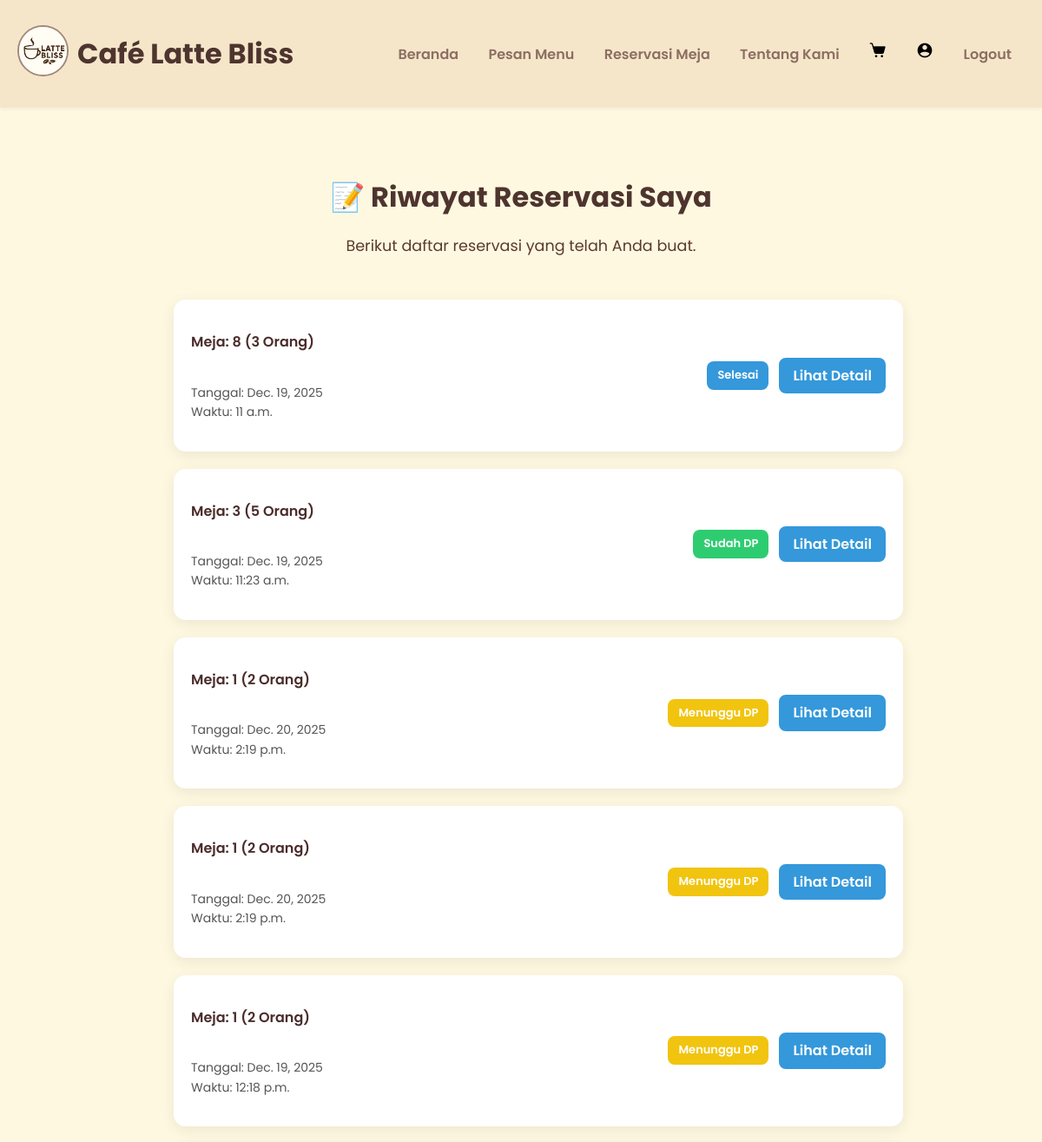
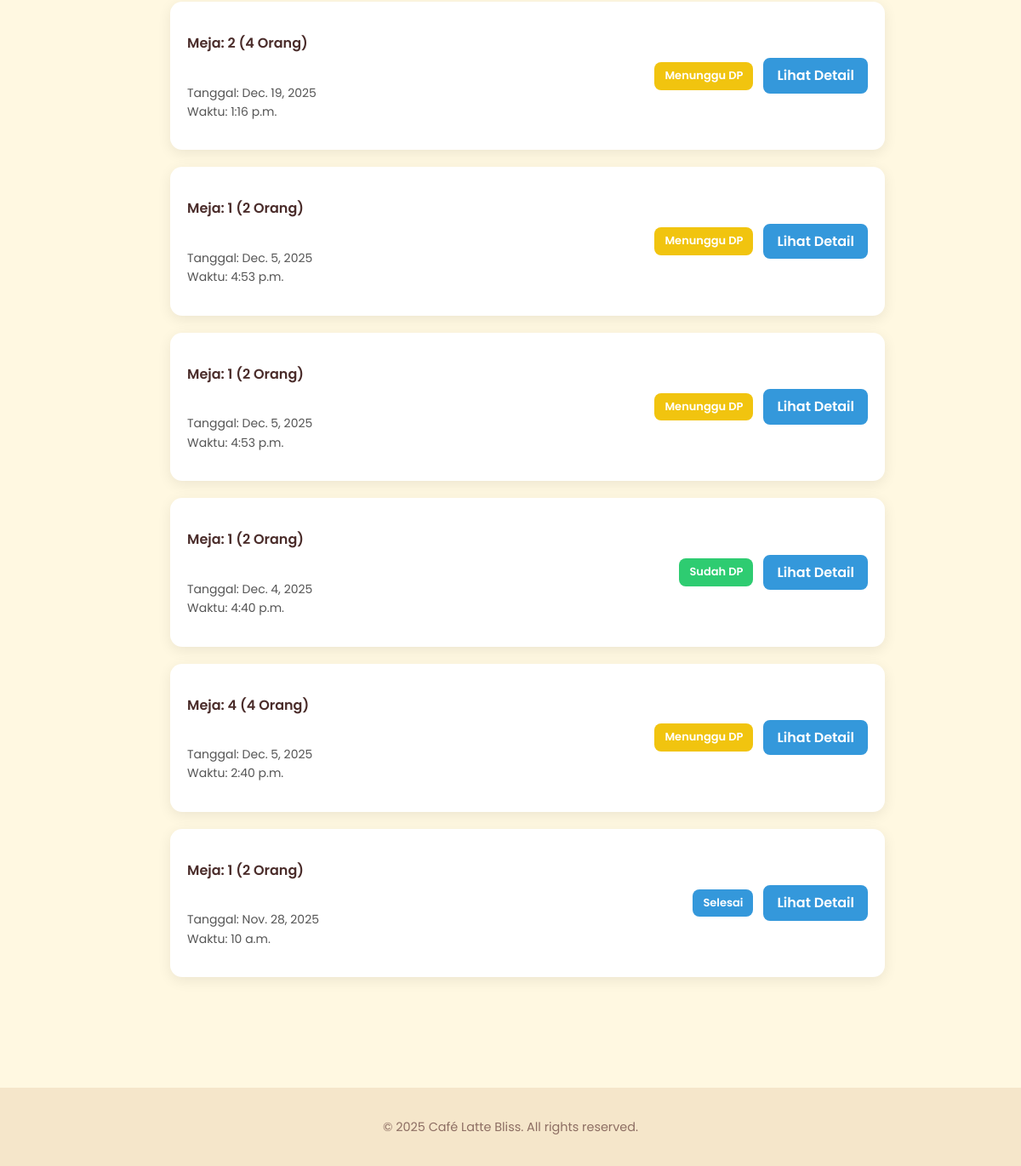
Screenshot of /reservasi/riwayat/ (signed in) with the database file from the repository (2 pictures, top to bottom).
### reservasi/models.py (models this page shows, shortened)
class Booking(models.Model):
    STATUS_CHOICES = [
        ('pending', 'Menunggu DP'),
        ('confirmed', 'Sudah DP'),
        ('cancelled', 'Dibatalkan'),
        ('completed', 'Selesai')
    ]
    user = models.ForeignKey(User, on_delete=models.CASCADE, null=True)
    meja = models.ForeignKey(Meja, on_delete=models.CASCADE, null=True)
    tanggal_reservasi = models.DateField()
    jam_reservasi = models.TimeField()
    jumlah_orang = models.IntegerField()
    harga_tempat_per_orang = models.DecimalField(max_digits=10, decimal_places=2, default=0)
    total_harga = models.DecimalField(max_digits=10, decimal_places=2, default=0)
    dp_nominal = models.DecimalField(max_digits=10, decimal_places=2, default=0)
    sudah_bayar_dp = models.BooleanField(default=False)
    bukti_pembayaran = models.ImageField(upload_to='bukti_dp/', null=True, blank=True)
    status = models.CharField(max_length=20, choices=STATUS_CHOICES, default='pending')
    waktu_dibuat = models.DateTimeField(auto_now_add=True)

class Meja(models.Model):
    nomor = models.IntegerField(unique=True)
    kapasitas = models.IntegerField()
    harga_per_orang = models.DecimalField(max_digits=10, decimal_places=2)
    gambar = models.ImageField(upload_to='meja_images/', blank=True, null=True)

### reservasi/views.py (the view)
# urls.py: path('reservasi/riwayat/', views.riwayat_reservasi, name='riwayat_reservasi'),
@login_required
def riwayat_reservasi(request):
    user = request.user
    reservations = Booking.objects.filter(user=user).order_by('-waktu_dibuat')
    return render(request, 'riwayat_reservasi.html', {'reservations': reservations})

### reservasi/templates/riwayat_reservasi.html
{% extends 'base.html' %}
{% load static %}
{% block content %}
<div class="riwayat-wrapper">
    <section class="riwayat-header" style="text-align:center; margin-bottom:30px;">
        <h2>📝 Riwayat Reservasi Saya</h2>
        <p>Berikut daftar reservasi yang telah Anda buat.</p>
    </section>
    {% if reservations %}
        <div class="riwayat-card-wrapper">
            {% for res in reservations %}
            <div class="riwayat-card">
                <div class="riwayat-card-info">
                    <p class="riwayat-meja">Meja: {{ res.meja.nomor }} ({{ res.jumlah_orang }} Orang)</p>
                    <p class="riwayat-tanggal">Tanggal: {{ res.tanggal_reservasi }}<br> Waktu: {{ res.jam_reservasi }}</p>
                </div>
                <div class="riwayat-card-actions">
                    <div class="riwayat-status-badge
                        {% if res.status == 'pending' %}riwayat-status-pending
                        {% elif res.status == 'confirmed' %}riwayat-status-confirmed
                        {% elif res.status == 'cancelled' %}riwayat-status-cancelled
                        {% else %}riwayat-status-other{% endif %}">
                        {{ res.get_status_display }}
                    </div>
                    <a href="{% url 'detail_reservasi' res.id %}" class="riwayat-btn-detail">Lihat Detail</a>
                </div>
            </div>
            {% endfor %}
        </div>
    {% else %}
        <p style="text-align:center; margin-top:50px;">Belum ada riwayat reservasi.</p>
    {% endif %}
</div>
{% endblock %}

### reservasi/templates/base.html (shortened to what this page needs)
{% load static %}
<!DOCTYPE html>
<html lang="id">
<head>
  <link rel="stylesheet" href="{% static 'css/style.css' %}">
</head>
<body>
  <header>
    <div class="container">
      <div class="logo-wrap">
        <a href="{% url 'home' %}">
          <img class="logo-img" src="{% static 'images/logo.jpg' %}" alt="Logo Latte Bliss">
        </a>
        <h1 class="logo-link">Café Latte Bliss</a></h1>
      </div>
      <nav>
        <a href="{% url 'home' %}" class="nav-link {% if request.resolver_match.url_name == 'home' %}active{% endif %}">Beranda</a>
        <a href="{% url 'menu' %}" class="nav-link {% if request.resolver_match.url_name == 'menu' %}active{% endif %}">Pesan Menu</a>
        <a href="{% url 'reservasi' %}" class="nav-link {% if request.resolver_match.url_name == 'reservasi' %}active{% endif %}">Reservasi Meja</a>
        <a href="{% url 'tentang' %}" class="nav-link {% if request.resolver_match.url_name == 'tentang' %}active{% endif %}">Tentang Kami</a>
        <a href="{% url 'cart' %}" class="nav-link {% if request.resolver_match.url_name == 'cart' %}active{% endif %}"><img src="{% static 'images/cart.png' %}" alt="Keranjang"></a>
        <a href="{% url 'profil' %}" class="nav-link {% if request.resolver_match.url_name == 'profil' %}active{% endif %}"><img src="{% static 'images/user.png' %}" alt="Profil"></a>
        {% if user.is_authenticated %}
          <a href="{% url 'logout' %}" class="logout-btn">Logout</a>
        {% endif %}
      </nav>
    </div>
  </header>
  <main>
    {% block content %}{% endblock %}
  </main>
  <footer>
    <div class="container">
      <p>&copy; 2025 Café Latte Bliss. All rights reserved.</p>
    </div>
  </footer>
</body>
</html>

### reservasi/static/css/style.css (style rules this page uses)
:root { --color-cream-light: #FFF8E1; --color-cream-soft: #F5E6CA; --color-brown-dark: #4E342E; --color-brown-medium: #8D6E63; --color-brown-accent: #A1887F; }
body { font-family: 'Poppins', sans-serif; margin: 0; background-color: var(--color-cream-light); color: var(--color-brown-dark); line-height: 1.6; }
.container { max-width: 1200px; margin: 0 auto; padding: 0 20px; }
header { background-color: var(--color-cream-soft); padding: 15px 0; box-shadow: 0 2px 4px rgba(0, 0, 0, 0.05); }
header .container { display: flex; justify-content: space-between; align-items: center; }
.logo-wrap { display: flex; align-items: center; gap: 10px; }
.logo-img { width: 55px; height: 55px; border-radius: 50%; object-fit: cover; border: 2px solid var(--color-brown-accent); }
nav a { color: var(--color-brown-medium); margin: 0 15px; text-decoration: none; font-weight: 600; transition: color 0.3s; padding-bottom: 5px; }
main { padding: 30px 0; }
footer { background-color: var(--color-cream-soft); padding: 20px 0; text-align: center; color: var(--color-brown-medium); font-size: 0.9em; margin-top: 40px; }
.riwayat-wrapper { display: flex; flex-direction: column; min-height: calc(100vh - 80px); padding: 20px 15px 60px; align-items: center; background-color: var(--color-cream-light); }
.riwayat-header { text-align: center; margin-bottom: 30px; }
.riwayat-header h2 { font-size: 2rem; font-weight: 700; margin-bottom: 8px; }
.riwayat-header p { font-size: 1.1rem; color: #5a3b2c; }
.riwayat-card-wrapper { display: flex; flex-direction: column; gap: 20px; max-width: 800px; width: 100%; }
.riwayat-card { background: #ffffff; border-radius: 14px; padding: 20px; box-shadow: 0 4px 16px rgba(0,0,0,0.08); display: flex; justify-content: space-between; align-items: center; width: 100%; transition: transform 0.2s, box-shadow 0.2s; }
.riwayat-card-info { display: flex; flex-direction: column; gap: 4px; }
.riwayat-meja { font-size: 16px; font-weight: 600; color: #4a2c2a; }
.riwayat-tanggal { font-size: 14px; color: #555; }
.riwayat-card-actions { display: flex; align-items: center; gap: 12px; }
.riwayat-status-badge { padding: 6px 12px; border-radius: 8px; font-size: 13px; font-weight: 600; color: #fff; text-align: center; }
.riwayat-status-pending { background-color: #f1c40f; }
.riwayat-status-confirmed { background-color: #2ecc71; }
.riwayat-status-other { background-color: #3498db; }
.riwayat-btn-detail { padding: 8px 16px; background-color: #3498db; color: #fff; border-radius: 8px; text-decoration: none; font-weight: 600; transition: background-color 0.2s, transform 0.2s; }
.riwayat-wrapper::after { content: ""; flex-grow: 1; }

### rows the page displays
Booking: meja.nomor "8", jumlah_orang "3", tanggal_reservasi "Dec. 19, 2025", jam_reservasi "11 a.m.", status "Selesai"
Booking: meja.nomor "3", jumlah_orang "5", tanggal_reservasi "Dec. 19, 2025", jam_reservasi "11:23 a.m.", status "Sudah DP"
Booking: meja.nomor "1", jumlah_orang "2", tanggal_reservasi "Dec. 20, 2025", jam_reservasi "2:19 p.m.", status "Menunggu DP"
Booking: meja.nomor "1", jumlah_orang "2", tanggal_reservasi "Dec. 20, 2025", jam_reservasi "2:19 p.m.", status "Menunggu DP"
Booking: meja.nomor "1", jumlah_orang "2", tanggal_reservasi "Dec. 19, 2025", jam_reservasi "12:18 p.m.", status "Menunggu DP"
Booking: meja.nomor "2", jumlah_orang "4", tanggal_reservasi "Dec. 19, 2025", jam_reservasi "1:16 p.m.", status "Menunggu DP"
Booking: meja.nomor "1", jumlah_orang "2", tanggal_reservasi "Dec. 5, 2025", jam_reservasi "4:53 p.m.", status "Menunggu DP"
Booking: meja.nomor "1", jumlah_orang "2", tanggal_reservasi "Dec. 5, 2025", jam_reservasi "4:53 p.m.", status "Menunggu DP"
Booking: meja.nomor "1", jumlah_orang "2", tanggal_reservasi "Dec. 4, 2025", jam_reservasi "4:40 p.m.", status "Sudah DP"
Booking: meja.nomor "4", jumlah_orang "4", tanggal_reservasi "Dec. 5, 2025", jam_reservasi "2:40 p.m.", status "Menunggu DP"
Booking: meja.nomor "1", jumlah_orang "2", tanggal_reservasi "Nov. 28, 2025", jam_reservasi "10 a.m.", status "Selesai"
